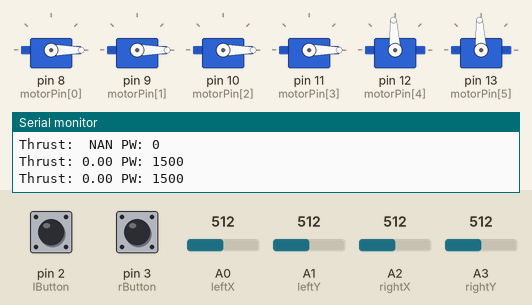
Simulated run of this sketch. Board: Arduino Uno, built with avr-gcc and run on an emulated ATmega328P. Parts: 6 × servo, the last lines printed to the serial monitor. The inputs (shaded band) are chosen by the test bench; at power-on: A2 (rightX) = 512, A0 (leftX) = 512, A1 (leftY) = 512, A3 (rightY) = 512, pin 2 (lButton) HIGH, pin 3 (rButton) HIGH.

Above: at 1.2 s.
1.3 s: A2 (rightX) set to 716
At 1.8 s:
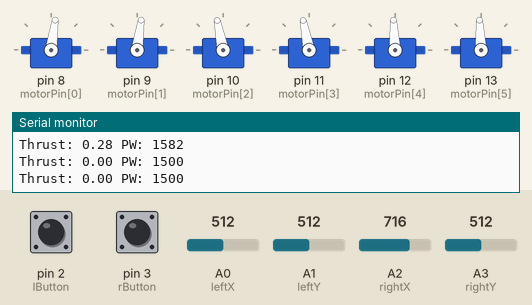
2.8 s: A0 (leftX) set to 716
At 4.3 s:
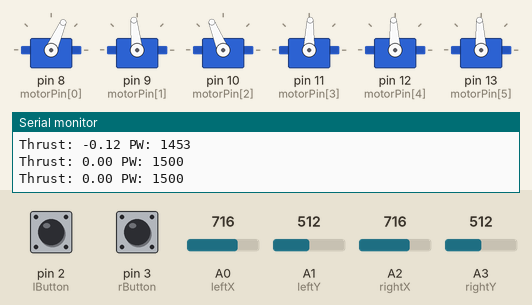
4.7 s: A1 (leftY) set to 716
At 5.5 s:
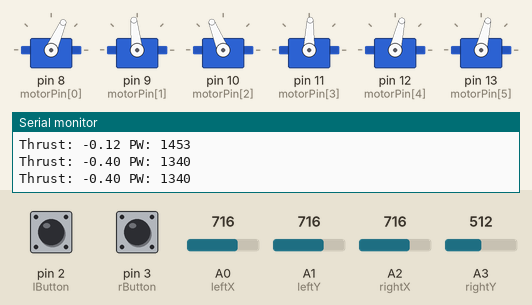
6.7 s: A3 (rightY) set to 716
At 8.2 s:
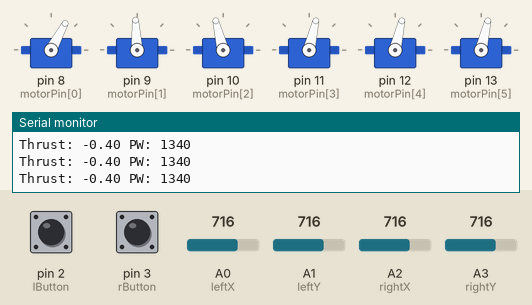
8.7 s: pin 2 (lButton) pulled LOW for 1 s
At 9.7 s:
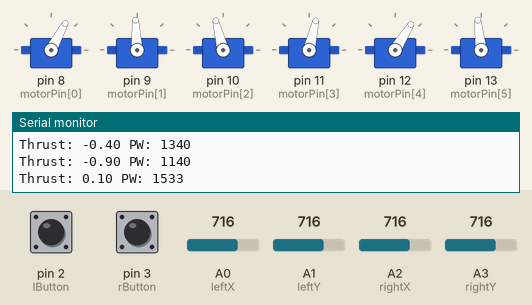
11.3 s: pin 3 (rButton) pulled LOW for 1 s
At 12.3 s:
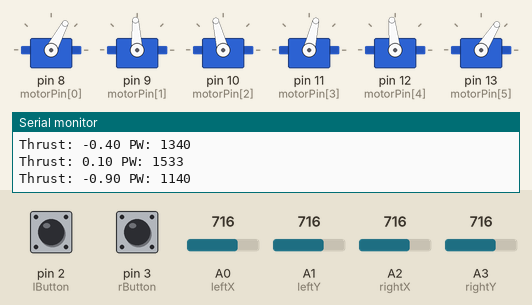
Timing chart, 0 to 14.3 s (numbered marks = the images above; inputs shaded):
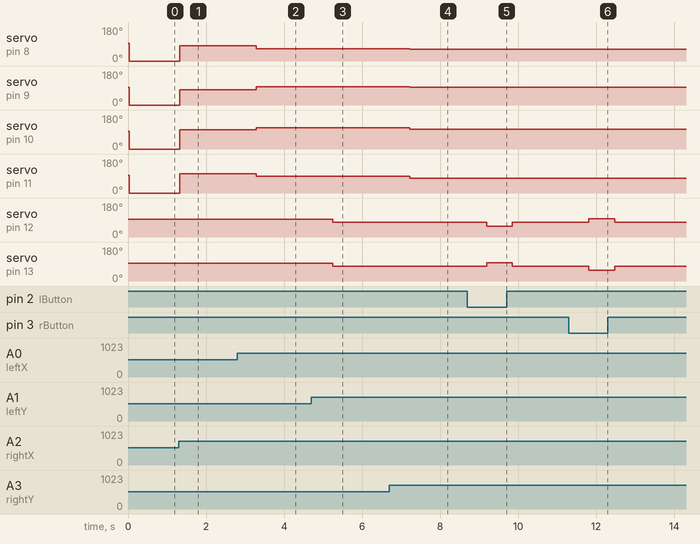

Measured:
- after the input at 1.3 s, servo on pin 8 (motorPin[0]), servo on pin 9 (motorPin[1]): 0° → 82° at once; servo on pin 10 (motorPin[2]), servo on pin 11 (motorPin[3]): 0° → 101° at once
- after the input at 2.8 s, servo on pin 8 (motorPin[0]): 82° → 66° after 0.49 s; servo on pin 9 (motorPin[1]): 82° → 96° after 0.49 s; servo on pin 10 (motorPin[2]): 101° → 112° after 0.49 s; servo on pin 11 (motorPin[3]): 101° → 88° after 0.49 s
- after the input at 4.7 s, servo on pin 12 (motorPin[4]), servo on pin 13 (motorPin[5]): 93° → 77° after 0.55 s
- after the input at 6.7 s, servo on pin 8 (motorPin[0]): 66° → 62° after 0.52 s; servo on pin 9 (motorPin[1]): 96° → 93° after 0.52 s; servo on pin 10 (motorPin[2]): 112° → 104° after 0.52 s; servo on pin 11 (motorPin[3]): 88° → 77° after 0.52 s
- after the input at 8.7 s, servo on pin 12 (motorPin[4]): 77° → 58° after 0.49 s, → 77° 0.66 s later; servo on pin 13 (motorPin[5]): 77° → 96° after 0.49 s, → 77° 0.66 s later
- after the input at 11.3 s, servo on pin 12 (motorPin[4]): 77° → 96° after 0.51 s, → 77° 0.66 s later; servo on pin 13 (motorPin[5]): 77° → 58° after 0.51 s, → 77° 0.66 s later

The sketch:

main.ino
```cpp
#include <Wire.h>
#include <Adafruit_PWMServoDriver.h>
#include <math.h>
#include <Servo.h>


int minPulse = 1100;
int zeroPulse = 1500;
int maxPulseT100 = 1794;
int maxPulseT200 = 1836;


byte motorPin[] = {8, 9, 10, 11, 12, 13};
Servo fr;
Servo fl;
Servo br;
Servo bl;
Servo vr;
Servo vl;
Servo motors[] = {fr, fl, br, bl, vr, vl};

//Define input pins and corresponding value storage
int leftX = A0, leftY = A1, rightX = A2, rightY = A3, lButton = 2, rButton = 3;

int lx, ly, rx, ry, lButtonState, rButtonState;

int rcenx, rceny, lcenx, lceny;

//initialize arrays for storing motor thrust info
double thrust[6];
int pulse[6];

//components used to calculate the thrust for each motor
double dir;
double horComp[4];
double speedMod;
double yawComp[4];

double vertComp[2];
double rollComp[2];

void setup() {
  Serial.begin(9600);
  for(int m = 0; m < 6; m++){
    motors[m].attach(motorPin[m]);
    motors[m].writeMicroseconds(1500);
  }
  setCen();
  pinMode(leftX, INPUT);
  pinMode(leftY, INPUT);
  pinMode(rightX, INPUT);
  pinMode(rightY, INPUT);
  pinMode(lButton, INPUT_PULLUP);
  pinMode(rButton, INPUT_PULLUP);
  Serial.println("lcenx: " + (String)lcenx);
  Serial.println("lceny: " + (String)lceny);
  Serial.println("rcenx: " + (String)rcenx);
  Serial.println("rceny: " + (String)rceny);
  Serial.println();

}

void loop() {
  getIn();
  Serial.println("lx: " + (String)lx);
  Serial.println("ly: " + (String)ly);
  Serial.println("rx: " + (String)rx);
  Serial.println("ry: " + (String)ry);
  Serial.println();
  moveROV();
  Serial.println("Direction: " + (String)(dir*180/PI));
  Serial.println("Speed: " + (String)speedMod);
  for(int i = 0; i < 6; i++){
    Serial.println("Thrust: "+ (String)thrust[i] + " PW: " + (String)pulse[i]);
  }
  Serial.println();
  delay(500);
}

void moveROV(){
  getIn();
  calcDir();
  calcHorComp();
  calcSpeedMod();
  calcYawComp();
  calcVertComp();
  calcRollComp();
  updateThrust();
  updatePulse();
  motorControl();
}

double mapWithC(double value, double startLow, double startMid, double startHigh, double finalLow, double finalMid, double finalHigh){
  if(startLow <= value && startMid > value){
    return ((value-startLow)/(startMid-startLow))*(finalMid-finalLow)+finalLow;
  }else if(startMid <= value && startHigh >= value){
    return ((value-startMid)/(startHigh-startMid))*(finalHigh-finalMid)+finalMid;
  }else{
    return 0.0;
  }
}

double mod(double dividend, double divisor){
  int numTimes = (int)(dividend/divisor);
  return dividend - (numTimes*divisor);
}

void getIn(){
  lx = analogRead(leftX);
  ly = 1023 - analogRead(leftY);
  rx = analogRead(rightX);
  ry = 1023 - analogRead(rightY);
  lButtonState = digitalRead(lButton);
  rButtonState = digitalRead(rButton);
}

void setCen(){
  rcenx = analogRead(rightX);
  rceny = 1023 - analogRead(rightY);
  lcenx = analogRead(leftX);
  lceny = 1023 - analogRead(leftY);
}

void calcDir(){
  double y = (double)ry - rceny;
  double x = (double)rx - rcenx;
  double ang = atan(y/x);
  if(x < 0){
    ang += PI;
  }else if(y < 0){
    ang += 2*PI;
  }
  ang -= PI/4;
  if(ang < 0){
    ang += 2*PI;
  }
  dir = ang;
}

void calcHorComp(){
  horComp[0] = sin(dir);
  horComp[1] = sin(dir);
  horComp[2] = cos(dir);
  horComp[3] = cos(dir);
}

void calcSpeedMod(){
  double yrat = mapWithC((double)ry, 0.0, (double)rceny, 1023, -1.0, 0.0, 1.0);
  double xrat = mapWithC((double)rx, 0.0, (double)rcenx, 1023, -1.0, 0.0, 1.0);
  speedMod = (double)sqrt((yrat*yrat) + (xrat*xrat));
  double dirC = mod(dir+(PI/4), PI/2);
  if(dirC <= (PI/4)){
    speedMod /= 1/(cos(dirC));
  }else{
    speedMod /= 1/(sin(dirC));
  }
}

void calcYawComp(){
  double rotVal = mapWithC((double)lx, 0.0, (double)lcenx, 1023.0, -1.0, 0.0, 1.0);
  yawComp[0] = -1*rotVal;
  yawComp[1] = rotVal;
  yawComp[2] = rotVal;
  yawComp[3] = -1*rotVal;
}

void calcVertComp(){
  vertComp[0] = mapWithC((double)ly, 0.0, (double)lceny, 1023.0, -1.0, 0.0, 1.0);
  if(-0.25 < vertComp[0] && vertComp[0] < 0.25){
    vertComp[0] = 0;
  }
  vertComp[1] = vertComp[0];
}

void calcRollComp(){
//  rollComp[0] = mapWithC((double)mx, 0.0, (double)mcenx, 1023.0, -1.0, 0.0, 1.0);
  if(lButtonState == rButtonState){
    rollComp[0] = 0;
  }else if(lButtonState == 0){
    rollComp[0] = -0.5;
  }else if(rButtonState == 0){
    rollComp[0] = 0.5;
  }
  rollComp[1] = -1*rollComp[0];
}

void updateThrust(){
  for(int i = 0; i < 4; i++){
    thrust[i] = horComp[i]*speedMod + yawComp[i];
  }
  thrust[4] = vertComp[0] + rollComp[0];
  thrust[5] = vertComp[1] + rollComp[1];

  for(int i = 0; i < 6; i++){
    if(thrust[i] > 1){
      thrust[i] = 1;
    }else if(thrust[i] < -1){
      thrust[i] = -1;
    }
  }
}

void updatePulse(){
  for(int i = 0; i < 6; i++){
    if(i < 4){
      pulse[i] = (int)mapWithC(thrust[i], -1, 0, 1, minPulse, zeroPulse, maxPulseT100);
    }else{
      pulse[i] = (int)mapWithC(thrust[i], -1, 0, 1, minPulse, zeroPulse, maxPulseT200);
    }
  }
}

void motorControl(){
  for(int i = 0; i < 6; i++){
    motors[i].writeMicroseconds(pulse[i]);
  }
}
```
